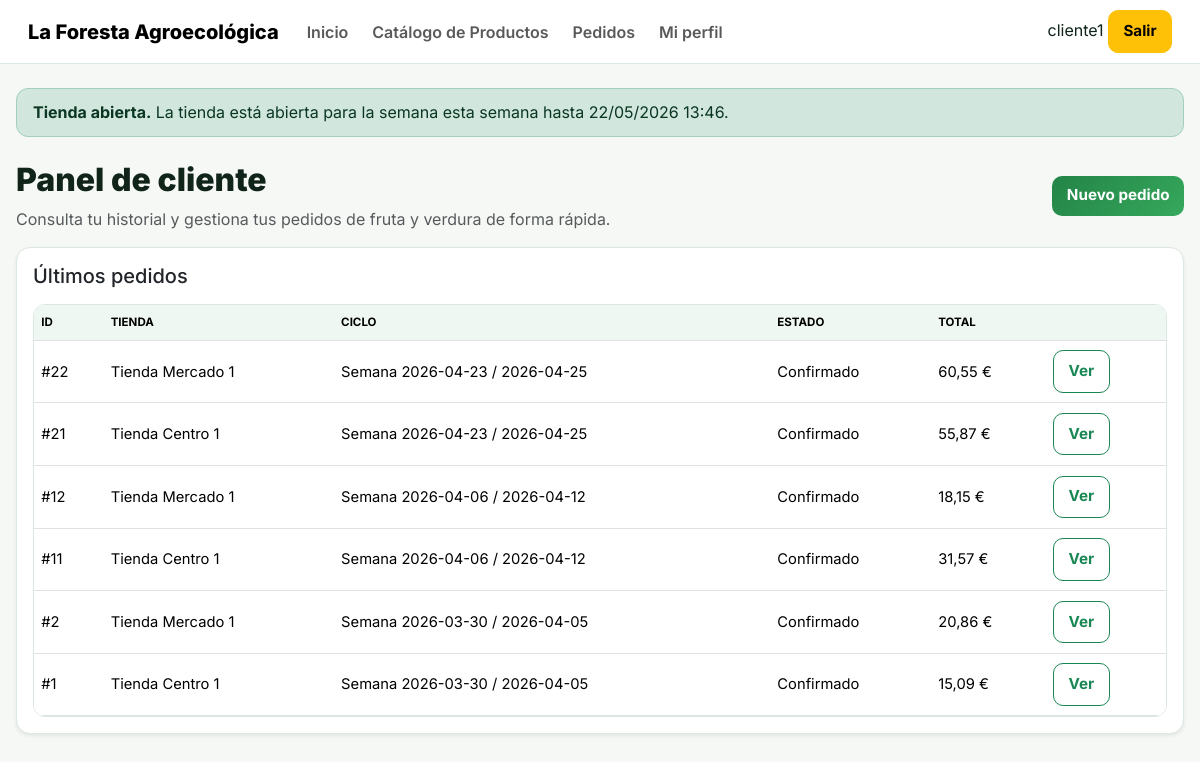
Page /cliente/ (signed in) on the committed database.
### orders/models.py (models this page shows, shortened)
class Pedido(models.Model):
    BORRADOR = 'borrador'
    CONFIRMADO = 'confirmado'
    ANULADO = 'anulado'
    ESTADOS = [
        (BORRADOR, 'Borrador'),
        (CONFIRMADO, 'Confirmado'),
        (ANULADO, 'Anulado'),
    ]
    ciclo = models.ForeignKey(OrderCycle, on_delete=models.PROTECT, related_name='pedidos')
    usuario = models.ForeignKey(settings.AUTH_USER_MODEL, on_delete=models.PROTECT, related_name='pedidos')
    cliente = models.ForeignKey(Cliente, on_delete=models.PROTECT, related_name='pedidos')
    tienda = models.ForeignKey(Tienda, on_delete=models.PROTECT, related_name='pedidos')
    estado = models.CharField(max_length=20, choices=ESTADOS, default=BORRADOR)
    observaciones = models.TextField(blank=True)
    creado_en = models.DateTimeField(auto_now_add=True)
    actualizado_en = models.DateTimeField(auto_now=True)
    class Meta:
        ordering = ['-creado_en']
    @property
    def subtotal(self):
        return quantize_2(sum((linea.subtotal for linea in self.lineas.all()), Decimal('0.00')))
    @property
    def total_iva(self):
        return quantize_2(sum((linea.iva_total for linea in self.lineas.all()), Decimal('0.00')))
    @property
    def total(self):
        return quantize_2(self.subtotal + self.total_iva)

class OrderCycle(models.Model):
    nombre = models.CharField(max_length=100)
    inicio = models.DateTimeField()
    cierre = models.DateTimeField()
    dias_reparto = models.CharField(
        max_length=200,
        blank=True,
        help_text="Ejemplo: Lunes y Martes"
    )
    cerrado = models.BooleanField(default=False)

class LineaPedido(models.Model):
    pedido = models.ForeignKey(Pedido, on_delete=models.CASCADE, related_name='lineas')
    producto = models.ForeignKey(Producto, on_delete=models.PROTECT)
    proveedor_snapshot = models.ForeignKey(Proveedor, on_delete=models.PROTECT, related_name='+')
    nombre_producto_snapshot = models.CharField(max_length=150)
    unidad_medida_snapshot = models.CharField(max_length=20)
    precio_unitario_snapshot = models.DecimalField(max_digits=10, decimal_places=2)
    iva_snapshot = models.DecimalField(max_digits=4, decimal_places=2, default=Decimal('4.00'))
    cantidad = models.DecimalField(max_digits=10, decimal_places=2, default=Decimal('0.00'))
    class Meta:
        ordering = ['nombre_producto_snapshot']
        unique_together = ('pedido', 'producto')
    @property
    def subtotal(self):
        return quantize_2(self.cantidad * self.precio_unitario_snapshot)
    @property
    def iva_total(self):
        return quantize_2(self.subtotal * (self.iva_snapshot / Decimal('100')))

### accounts/models.py (models this page shows, shortened)
class Tienda(models.Model):
    cliente = models.ForeignKey(Cliente, on_delete=models.CASCADE, related_name='tiendas')
    nombre = models.CharField(max_length=150)
    direccion = models.TextField(blank=True)
    direccion_facturacion = models.TextField(blank=True)
    telefono = models.CharField(max_length=30, blank=True)
    email = models.EmailField(blank=True)
    activa = models.BooleanField(default=True)
    class Meta:
        ordering = ['cliente__nombre', 'nombre']
        unique_together = ('cliente', 'nombre')

### accounts/views.py (the view)
# urls.py: path('cliente/', client_dashboard, name='client_dashboard'),
@login_required
def client_dashboard(request):
    pedidos = Pedido.objects.filter(usuario=request.user).select_related('cliente', 'tienda', 'ciclo')[:8]
    return render(request, 'accounts/client_dashboard.html', {'pedidos': pedidos})

### core/context_processors.py (called while the page is built, shortened)
def shop_status(request):
    now = timezone.now()
    ciclo = OrderCycle.objects.filter(
        cerrado=False,
        inicio__lte=now,
        cierre__gte=now
    ).order_by('-inicio').first()
    if ciclo:
        shop_open = True
        shop_status_message = f'La tienda está abierta para la semana {ciclo.nombre} hasta {ciclo.cierre.strftime("%d/%m/%Y %H:%M")}.'
    return {
        'shop_open': shop_open,
        'shop_status_message': shop_status_message,
        'APP_DISPLAY_NAME': getattr(settings, 'APP_DISPLAY_NAME', 'La Foresta Agroecológica'),
    }

### orders/models.py (called while the page is built)
def quantize_2(value):
    if not isinstance(value, Decimal):
        value = Decimal(str(value))
    return value.quantize(Decimal('0.01'), rounding=ROUND_HALF_UP)

### templates/accounts/client_dashboard.html
{% extends 'base.html' %}
{% block content %}
<div class="page-hero">
  <div>
    <h1 class="mb-2">Panel de cliente</h1>
    <p class="text-muted mb-0">Consulta tu historial y gestiona tus pedidos de fruta y verdura de forma rápida.</p>
  </div>
  <a href="{% url 'pedido_create' %}" class="btn btn-success">Nuevo pedido</a>
</div>
<div class="card panel-card shadow-sm border-0">
  <div class="card-body">
    <h2 class="h5 mb-3">Últimos pedidos</h2>
    <div class="table-responsive">
      <table class="table table-hover align-middle">
        <thead>
          <tr>
            <th>ID</th>
            <th>Tienda</th>
            <th>Ciclo</th>
            <th>Estado</th>
            <th>Total</th>
            <th></th>
          </tr>
        </thead>
        <tbody>
          {% for pedido in pedidos %}
          <tr>
            <td data-label="ID">#{{ pedido.id }}</td>
            <td data-label="Tienda">{{ pedido.tienda.nombre }}</td>
            <td data-label="Ciclo">{{ pedido.ciclo.nombre }}</td>
            <td data-label="Estado">{{ pedido.get_estado_display }}</td>
            <td data-label="Total">{{ pedido.total }} €</td>
            <td data-label="Acciones"><a href="{% url 'pedido_detail' pedido.id %}" class="btn btn-sm btn-outline-success">Ver</a></td>
          </tr>
          {% empty %}
          <tr><td colspan="6" class="text-center text-muted">Todavía no hay pedidos.</td></tr>
          {% endfor %}
        </tbody>
      </table>
    </div>
  </div>
</div>
{% endblock %}

### templates/base.html (shortened to what this page needs)
{% load static %}
<!DOCTYPE html>
<html lang="es">
<head>
  <link rel="stylesheet" href="https://cdn.jsdelivr.net/npm/bootstrap@5.3.3/dist/css/bootstrap.min.css">
  <link rel="stylesheet" href="{% static 'css/styles.css' %}">
</head>
<body class="app-body">
<nav class="navbar navbar-expand-lg app-navbar">
  <div class="container-fluid app-container">
    <a class="navbar-brand brand-mark" href="{% url 'dashboard_redirect' %}">
      <span>{{ APP_DISPLAY_NAME|default:"La Foresta Agroecológica" }}</span>
    </a>
    {% if user.is_authenticated %}
    <div class="collapse navbar-collapse" id="mainNav">
      <ul class="navbar-nav me-auto mb-2 mb-lg-0 nav-pills-soft">
        <li class="nav-item"><a class="nav-link" href="{% url 'dashboard_redirect' %}">Inicio</a></li>
        <li class="nav-item"><a class="nav-link" href="{% url 'product_table' %}">Catálogo de Productos</a></li>
        <li class="nav-item"><a class="nav-link" href="{% url 'pedido_list' %}">Pedidos</a></li>
        <li class="nav-item"><a class="nav-link" href="{% url 'profile_edit' %}">Mi perfil</a></li>
      </ul>
      <div class="user-chip-wrap">
        <span class="user-chip">{{ user.username }}</span>
        <a class="btn btn-warning btn-sm btn-soft-warning" href="{% url 'logout' %}">Salir</a>
      </div>
    </div>
    {% endif %}
  </div>
</nav>
<main class="container py-4 app-container">
  {% if user.is_authenticated %}
    <div class="alert status-alert {% if shop_open %}alert-success{% else %}alert-warning{% endif %} mb-4" role="alert">
      <strong>{% if shop_open %}Tienda abierta{% else %}Tienda cerrada{% endif %}.</strong>
      {{ shop_status_message }}
    </div>
  {% endif %}
  {% block content %}{% endblock %}
</main>
</body>
</html>

### static/css/styles.css (style rules this page uses)
:root { --bg: #f6f8f6; --panel: #ffffff; --text: #10241a; --muted: #5f6f66; --green: #238447; --green-dark: #176332; --green-soft: #e8f5ec; --line: #dbe7df; --warning-bg: #fff6dc; --warning-line: #f2d47b; --shadow: 0 4px 14px rgba(20,60,35,.07); --radius: 14px; }
* { box-sizing: border-box; }
body { margin: 0; font-family: Inter, system-ui, sans-serif; color: var(--text); background: #f6f8f6; min-height: 100vh; overflow-x: hidden; }
.navbar { background: rgba(255,255,255,.96) !important; backdrop-filter: blur(10px); border-bottom: 1px solid var(--line); padding: .65rem 1rem; }
.navbar-brand { font-weight: 800; }
.nav-link { font-weight: 600; border-radius: 999px; padding: .45rem .75rem !important; }
.container { max-width: 1280px; padding: .8rem 1rem; }
h1 { font-size: 2rem; font-weight: 850; margin-bottom: .25rem; }
h2 { font-size: 1.35rem; font-weight: 800; }
p { color: var(--muted); margin-bottom: .6rem; }
.alert { border-radius: 12px; padding: .7rem 1rem; margin-bottom: 1rem; }
.card { border-radius: var(--radius) !important; border: 1px solid var(--line) !important; box-shadow: var(--shadow); margin-bottom: 1rem; }
.card-body { padding: 1rem !important; }
.btn { border-radius: 10px !important; font-weight: 700 !important; padding: .55rem .9rem !important; font-size: .95rem !important; }
.btn-success { background: linear-gradient(135deg,var(--green),#36a85c) !important; border: none !important; }
.table-responsive { border-radius: 12px; overflow-x: auto; box-shadow: none; border: 1px solid var(--line); }
.table { background: white; margin: 0 !important; font-size: .92rem; }
.table th { background: #eef7f1; text-transform: uppercase; font-size: .72rem; padding: .55rem .45rem !important; white-space: nowrap; }
.table td { padding: .55rem .45rem !important; vertical-align: middle; }
.table td .btn { margin: .05rem; }
.page-hero { display: flex; justify-content: space-between; align-items: center; flex-wrap: wrap; gap: .7rem; margin-bottom: 1rem; }

### rows in the picture
Pedido: id "22", tienda.nombre "Tienda Mercado 1", ciclo.nombre "Semana 2026-04-23 / 2026-04-25", estado "Confirmado", total "60,55"
Pedido: id "21", tienda.nombre "Tienda Centro 1", ciclo.nombre "Semana 2026-04-23 / 2026-04-25", estado "Confirmado", total "55,87"
Pedido: id "12", tienda.nombre "Tienda Mercado 1", ciclo.nombre "Semana 2026-04-06 / 2026-04-12", estado "Confirmado", total "18,15"
Pedido: id "11", tienda.nombre "Tienda Centro 1", ciclo.nombre "Semana 2026-04-06 / 2026-04-12", estado "Confirmado", total "31,57"
Pedido: id "2", tienda.nombre "Tienda Mercado 1", ciclo.nombre "Semana 2026-03-30 / 2026-04-05", estado "Confirmado", total "20,86"
Pedido: id "1", tienda.nombre "Tienda Centro 1", ciclo.nombre "Semana 2026-03-30 / 2026-04-05", estado "Confirmado", total "15,09"

### other values in the picture
{{ APP_DISPLAY_NAME|default:"La Foresta Agroecológica" }} "La Foresta Agroecológica"
{{ user.username }} "cliente1"
{{ shop_status_message }} "La tienda está abierta para la semana esta semana hasta 22/05/2026 13:46."
